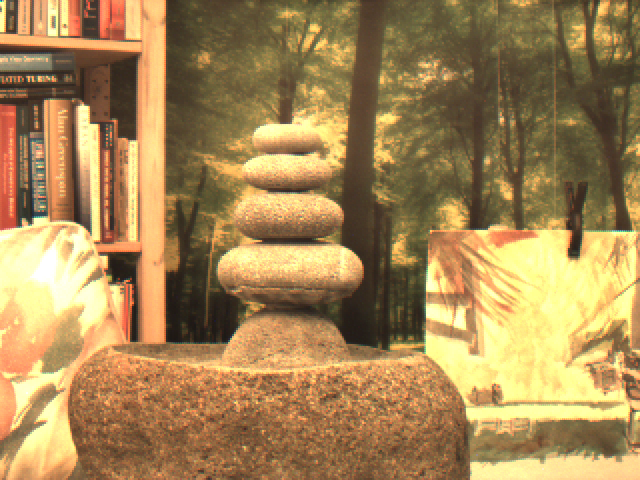
%> input picture 2016_11_29_SfM_Fountain/fc01.tif, 640 x 480 px
$ octave StructureFromMotionExample.m   (GNU Octave 9; MATLAB toolbox functions it lacks are replaced by stand-ins)
%> lines starting %> are read from the running program, lines starting %| are printed output that depends on the picture
%% Structure From Motion From Two Views
% Structure from motion (SfM) is the process of estimating the 3-D structure
% of a scene from a set of 2-D images. This example shows you how to estimate
% the poses of a calibrated camera from two images, reconstruct the 3-D
% structure of the scene up to an unknown scale factor, and then recover the
% actual scale factor by detecting an object of a known size.

% Copyright 2015 The MathWorks, Inc.

%% Overview
% This example shows how to reconstruct a 3-D scene from a pair of 2-D
% images taken with a camera calibrated using the
% <matlab:helpview(fullfile(docroot,'toolbox','vision','vision.map'),'visionCameraCalibrator'); Camera Calibrator app>.
% The algorithm consists of the following steps:
%
% # Match a sparse set of points between the two images. There are multiple
% ways of finding point correspondences between two images. This example
% detects corners in the first image using the |detectMinEigenFeatures|
% function, and tracks them into the second image using
% |vision.PointTracker|. Alternatively you can use |extractFeatures|
% followed by |matchFeatures|.
% # Estimate the fundamental matrix using |estimateFundamentalMatrix|.
% # Compute the motion of the camera using the |relativeCameraPose| function.
% # Match a dense set of points between the two images. Re-detect the point
% using |detectMinEigenFeatures| with a reduced |'MinQuality'| to get more
% points. Then track the dense points into the second image using
% |vision.PointTracker|.
% # Determine the 3-D locations of the matched points using |triangulate|.
% # Detect an object of a known size. In this scene there is a globe,
% whose radius is known to be 10cm. Use |pcfitsphere| to find the globe in
% the point cloud.
% # Recover the actual scale, resulting in a metric reconstruction.

%% Read a Pair of Images
% Load a pair of images into the workspace.

%imageDir = fullfile(toolboxdir('vision'), 'visiondata','upToScaleReconstructionImages');
%images = imageDatastore(imageDir);
I1 = imread('fc01.tif');
%> I1 is the input picture: size 480x640x3 uint8; mean R, G, B 165, 134.7, 85.8
I2 = imread('fc05.tif');
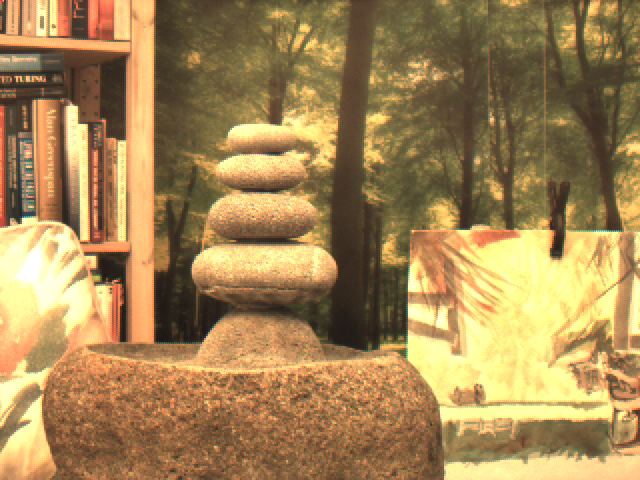
%> input picture 2016_11_29_SfM_Fountain/fc05.tif, 640 x 480 px
%> I2 is the input picture: size 480x640x3 uint8; mean R, G, B 163.4, 133.7, 85
figure
imshowpair(I1, I2, 'montage');
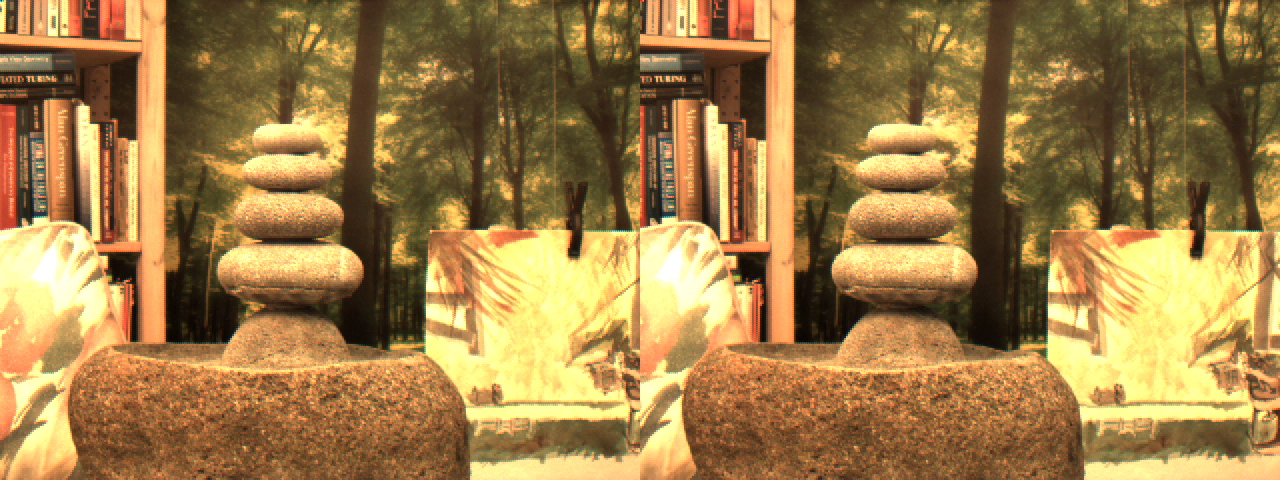
%> displayed picture: size 480x1280x3, on the screen's scale of 0 to 255; mean R, G, B 157.1, 124.8, 72.1
title('Original Images');

%% Load Camera Parameters
% This example uses the camera parameters calculated by the
% <matlab:helpview(fullfile(docroot,'toolbox','vision','vision.map'),'visionCameraCalibrator'); cameraCalibrator>
% app. The parameters are stored in the |cameraParams| object, and include
% the camera intrinsics and lens distortion coefficients.

% Load precomputed camera parameters
%> (the run ends here)
